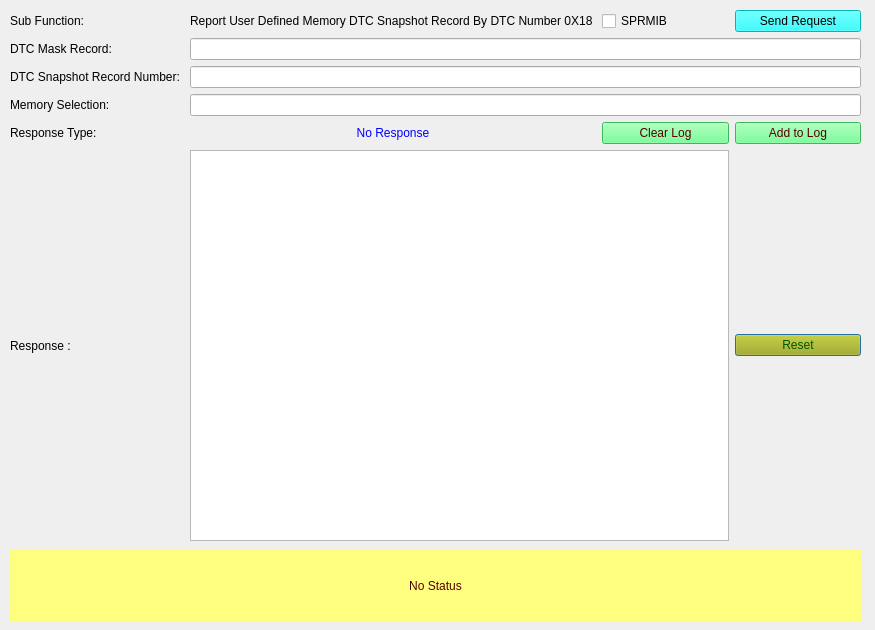
<?xml version="1.0" encoding="UTF-8"?>
<ui version="4.0">
 <class>Form_SID_19_18</class>
 <widget class="QDialog" name="Form_SID_19_18">
  <property name="geometry">
   <rect>
    <x>0</x>
    <y>0</y>
    <width>875</width>
    <height>630</height>
   </rect>
  </property>
  <property name="windowTitle">
   <string>Report User Defined Memory DTC Snapshot Record By DTC Number 0X18</string>
  </property>
  <widget class="QWidget" name="layoutWidget">
   <property name="geometry">
    <rect>
     <x>10</x>
     <y>10</y>
     <width>851</width>
     <height>531</height>
    </rect>
   </property>
   <layout class="QGridLayout" name="gridLayout_2">
    <property name="sizeConstraint">
     <enum>QLayout::SetNoConstraint</enum>
    </property>
    <item row="1" column="0">
     <widget class="QLabel" name="DTCMaskRecord_label">
      <property name="text">
       <string>DTC Mask Record:</string>
      </property>
     </widget>
    </item>
    <item row="2" column="1" colspan="4">
     <layout class="QHBoxLayout" name="horizontalLayout_3">
      <item>
       <widget class="QLineEdit" name="DTCSSN_lineEdit">
        <property name="toolTip">
         <string>&lt;html&gt;&lt;head/&gt;&lt;body&gt;&lt;p&gt;Enter DTC Snapshot Record Number in &lt;span style=&quot; font-weight:600;&quot;&gt;1-byte hexadecimal format&lt;/span&gt;&lt;/p&gt;&lt;/body&gt;&lt;/html&gt;</string>
        </property>
       </widget>
      </item>
     </layout>
    </item>
    <item row="5" column="0">
     <widget class="QLabel" name="label_5">
      <property name="text">
       <string>Response Type: </string>
      </property>
     </widget>
    </item>
    <item row="8" column="0">
     <widget class="QLabel" name="label_4">
      <property name="text">
       <string>Response : </string>
      </property>
     </widget>
    </item>
    <item row="8" column="4">
     <widget class="QPushButton" name="pushButton_reset">
      <property name="styleSheet">
       <string notr="true">background-color: rgb(170, 170, 0);
font: 75 8pt &quot;MS Shell Dlg 2&quot;;
color: rgb(0, 85, 0);</string>
      </property>
      <property name="text">
       <string>Reset</string>
      </property>
     </widget>
    </item>
    <item row="1" column="1" colspan="4">
     <layout class="QHBoxLayout" name="horizontalLayout">
      <item>
       <widget class="QLineEdit" name="DTCMaskRecord_lineEdit">
        <property name="toolTip">
         <string>&lt;html&gt;&lt;head/&gt;&lt;body&gt;&lt;p&gt;Enter DTC Mask Record in &lt;span style=&quot; font-weight:600;&quot;&gt;3-byte hexadecimal format &lt;/span&gt;&lt;/p&gt;&lt;/body&gt;&lt;/html&gt;</string>
        </property>
       </widget>
      </item>
     </layout>
    </item>
    <item row="0" column="1" colspan="2">
     <widget class="QLabel" name="subFunction_Name">
      <property name="text">
       <string>Report User Defined Memory DTC Snapshot Record By DTC Number 0X18 </string>
      </property>
     </widget>
    </item>
    <item row="0" column="3">
     <widget class="QCheckBox" name="checkBox_suppressposmsg">
      <property name="toolTip">
       <string>If selected then Suppress Positive Response Message Indication bit will be set in Subfunction</string>
      </property>
      <property name="text">
       <string>SPRMIB</string>
      </property>
     </widget>
    </item>
    <item row="0" column="0">
     <widget class="QLabel" name="label_subFunction">
      <property name="text">
       <string>Sub Function:</string>
      </property>
     </widget>
    </item>
    <item row="0" column="4">
     <widget class="QPushButton" name="pushButton_Send19_18Req">
      <property name="toolTip">
       <string>&lt;html&gt;&lt;head/&gt;&lt;body&gt;&lt;p&gt;Sends the 19 service subfunction 18 request to ECU&lt;/p&gt;&lt;/body&gt;&lt;/html&gt;</string>
      </property>
      <property name="styleSheet">
       <string notr="true">background-color: rgb(0, 255, 255);
border-color: rgb(0, 0, 0);
color: rgb(0, 0, 0);</string>
      </property>
      <property name="text">
       <string>Send Request</string>
      </property>
     </widget>
    </item>
    <item row="8" column="1" colspan="3">
     <widget class="QTextBrowser" name="textBrowser_Resp"/>
    </item>
    <item row="5" column="4">
     <widget class="QPushButton" name="pushButton_appendLog">
      <property name="styleSheet">
       <string notr="true">background-color: rgb(85, 255, 127);
color: rgb(85, 0, 0);</string>
      </property>
      <property name="text">
       <string>Add to Log</string>
      </property>
     </widget>
    </item>
    <item row="2" column="0">
     <widget class="QLabel" name="DTCSSRN_label">
      <property name="text">
       <string>DTC Snapshot Record Number: </string>
      </property>
     </widget>
    </item>
    <item row="3" column="0">
     <widget class="QLabel" name="label_memsorySelection">
      <property name="text">
       <string>Memory Selection:</string>
      </property>
     </widget>
    </item>
    <item row="5" column="1" colspan="2">
     <widget class="QLabel" name="label_ResType">
      <property name="autoFillBackground">
       <bool>false</bool>
      </property>
      <property name="styleSheet">
       <string notr="true">color: rgb(0, 0, 255);</string>
      </property>
      <property name="text">
       <string>No Response</string>
      </property>
      <property name="alignment">
       <set>Qt::AlignCenter</set>
      </property>
     </widget>
    </item>
    <item row="5" column="3">
     <widget class="QPushButton" name="pushButton_clearLog">
      <property name="styleSheet">
       <string notr="true">background-color: rgb(85, 255, 127);
color: rgb(85, 0, 0);</string>
      </property>
      <property name="text">
       <string>Clear Log</string>
      </property>
     </widget>
    </item>
    <item row="3" column="1" colspan="4">
     <widget class="QLineEdit" name="lineEdit_memorySelection">
      <property name="toolTip">
       <string>&lt;html&gt;&lt;head/&gt;&lt;body&gt;&lt;p&gt;Enter Memory selection in &lt;span style=&quot; font-weight:600;&quot;&gt;1-byte hexadecimal format&lt;/span&gt;&lt;/p&gt;&lt;/body&gt;&lt;/html&gt;</string>
      </property>
     </widget>
    </item>
   </layout>
  </widget>
  <widget class="QLabel" name="label_status">
   <property name="geometry">
    <rect>
     <x>10</x>
     <y>550</y>
     <width>851</width>
     <height>71</height>
    </rect>
   </property>
   <property name="styleSheet">
    <string notr="true">background-color: rgb(255, 255, 127);
color: rgb(85, 0, 0);
border-color: rgb(0, 0, 255);</string>
   </property>
   <property name="text">
    <string>No Status</string>
   </property>
   <property name="alignment">
    <set>Qt::AlignCenter</set>
   </property>
   <property name="wordWrap">
    <bool>true</bool>
   </property>
  </widget>
 </widget>
 <resources/>
 <connections/>
</ui>
